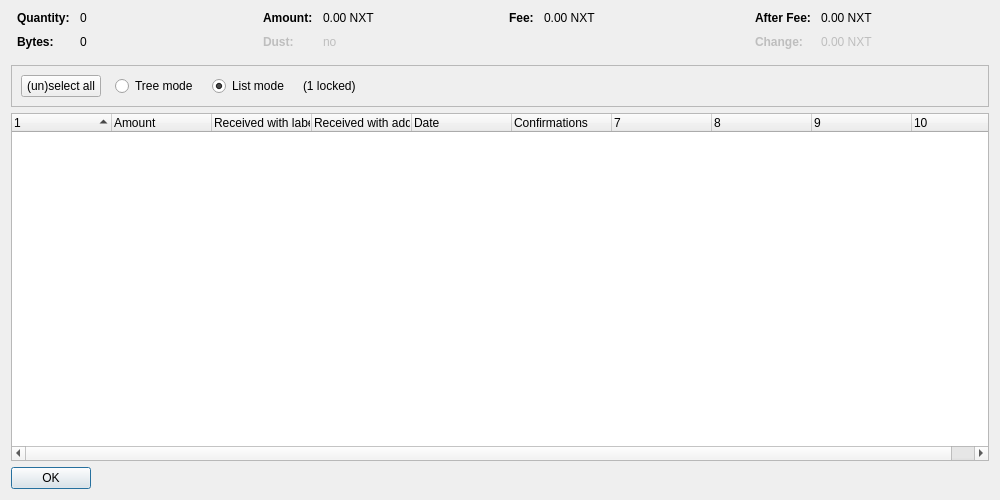
<?xml version="1.0" encoding="UTF-8"?>
<ui version="4.0">
 <class>CoinControlDialog</class>
 <widget class="QDialog" name="CoinControlDialog">
  <property name="geometry">
   <rect>
    <x>0</x>
    <y>0</y>
    <width>1000</width>
    <height>500</height>
   </rect>
  </property>
  <property name="windowTitle">
   <string>Coin Selection</string>
  </property>
  <layout class="QVBoxLayout" name="verticalLayout">
   <item>
    <layout class="QHBoxLayout" name="horizontalLayoutTop" stretch="0,0,0,0">
     <property name="topMargin">
      <number>0</number>
     </property>
     <property name="bottomMargin">
      <number>10</number>
     </property>
     <item>
      <layout class="QFormLayout" name="formLayoutCoinControl1">
       <property name="horizontalSpacing">
        <number>10</number>
       </property>
       <property name="verticalSpacing">
        <number>10</number>
       </property>
       <property name="leftMargin">
        <number>6</number>
       </property>
       <property name="rightMargin">
        <number>6</number>
       </property>
       <item row="0" column="0">
        <widget class="QLabel" name="labelCoinControlQuantityText">
         <property name="font">
          <font>
           <weight>75</weight>
           <bold>true</bold>
          </font>
         </property>
         <property name="text">
          <string>Quantity:</string>
         </property>
        </widget>
       </item>
       <item row="0" column="1">
        <widget class="QLabel" name="labelCoinControlQuantity">
         <property name="cursor">
          <cursorShape>IBeamCursor</cursorShape>
         </property>
         <property name="contextMenuPolicy">
          <enum>Qt::ActionsContextMenu</enum>
         </property>
         <property name="text">
          <string notr="true">0</string>
         </property>
         <property name="textInteractionFlags">
          <set>Qt::LinksAccessibleByMouse|Qt::TextSelectableByKeyboard|Qt::TextSelectableByMouse</set>
         </property>
        </widget>
       </item>
       <item row="1" column="0">
        <widget class="QLabel" name="labelCoinControlBytesText">
         <property name="font">
          <font>
           <weight>75</weight>
           <bold>true</bold>
          </font>
         </property>
         <property name="text">
          <string>Bytes:</string>
         </property>
        </widget>
       </item>
       <item row="1" column="1">
        <widget class="QLabel" name="labelCoinControlBytes">
         <property name="cursor">
          <cursorShape>IBeamCursor</cursorShape>
         </property>
         <property name="contextMenuPolicy">
          <enum>Qt::ActionsContextMenu</enum>
         </property>
         <property name="text">
          <string notr="true">0</string>
         </property>
         <property name="textInteractionFlags">
          <set>Qt::LinksAccessibleByMouse|Qt::TextSelectableByKeyboard|Qt::TextSelectableByMouse</set>
         </property>
        </widget>
       </item>
      </layout>
     </item>
     <item>
      <layout class="QFormLayout" name="formLayoutCoinControl2">
       <property name="horizontalSpacing">
        <number>10</number>
       </property>
       <property name="verticalSpacing">
        <number>10</number>
       </property>
       <property name="leftMargin">
        <number>6</number>
       </property>
       <property name="rightMargin">
        <number>6</number>
       </property>
       <item row="0" column="0">
        <widget class="QLabel" name="labelCoinControlAmountText">
         <property name="font">
          <font>
           <weight>75</weight>
           <bold>true</bold>
          </font>
         </property>
         <property name="text">
          <string>Amount:</string>
         </property>
        </widget>
       </item>
       <item row="0" column="1">
        <widget class="QLabel" name="labelCoinControlAmount">
         <property name="cursor">
          <cursorShape>IBeamCursor</cursorShape>
         </property>
         <property name="contextMenuPolicy">
          <enum>Qt::ActionsContextMenu</enum>
         </property>
         <property name="text">
          <string notr="true">0.00 NXT</string>
         </property>
         <property name="textInteractionFlags">
          <set>Qt::LinksAccessibleByMouse|Qt::TextSelectableByKeyboard|Qt::TextSelectableByMouse</set>
         </property>
        </widget>
       </item>
       <item row="1" column="0">
        <widget class="QLabel" name="labelCoinControlLowOutputText">
         <property name="enabled">
          <bool>false</bool>
         </property>
         <property name="font">
          <font>
           <weight>75</weight>
           <bold>true</bold>
          </font>
         </property>
         <property name="text">
          <string>Dust:</string>
         </property>
        </widget>
       </item>
       <item row="1" column="1">
        <widget class="QLabel" name="labelCoinControlLowOutput">
         <property name="enabled">
          <bool>false</bool>
         </property>
         <property name="cursor">
          <cursorShape>IBeamCursor</cursorShape>
         </property>
         <property name="contextMenuPolicy">
          <enum>Qt::ActionsContextMenu</enum>
         </property>
         <property name="text">
          <string notr="true">no</string>
         </property>
         <property name="textInteractionFlags">
          <set>Qt::LinksAccessibleByMouse|Qt::TextSelectableByKeyboard|Qt::TextSelectableByMouse</set>
         </property>
        </widget>
       </item>
      </layout>
     </item>
     <item>
      <layout class="QFormLayout" name="formLayoutCoinControl3">
       <property name="horizontalSpacing">
        <number>10</number>
       </property>
       <property name="verticalSpacing">
        <number>10</number>
       </property>
       <property name="leftMargin">
        <number>6</number>
       </property>
       <property name="rightMargin">
        <number>6</number>
       </property>
       <item row="0" column="0">
        <widget class="QLabel" name="labelCoinControlFeeText">
         <property name="font">
          <font>
           <weight>75</weight>
           <bold>true</bold>
          </font>
         </property>
         <property name="text">
          <string>Fee:</string>
         </property>
        </widget>
       </item>
       <item row="0" column="1">
        <widget class="QLabel" name="labelCoinControlFee">
         <property name="cursor">
          <cursorShape>IBeamCursor</cursorShape>
         </property>
         <property name="contextMenuPolicy">
          <enum>Qt::ActionsContextMenu</enum>
         </property>
         <property name="text">
          <string notr="true">0.00 NXT</string>
         </property>
         <property name="textInteractionFlags">
          <set>Qt::LinksAccessibleByMouse|Qt::TextSelectableByKeyboard|Qt::TextSelectableByMouse</set>
         </property>
        </widget>
       </item>
      </layout>
     </item>
     <item>
      <layout class="QFormLayout" name="formLayoutCoinControl4">
       <property name="horizontalSpacing">
        <number>10</number>
       </property>
       <property name="verticalSpacing">
        <number>10</number>
       </property>
       <property name="leftMargin">
        <number>6</number>
       </property>
       <property name="rightMargin">
        <number>6</number>
       </property>
       <item row="0" column="0">
        <widget class="QLabel" name="labelCoinControlAfterFeeText">
         <property name="font">
          <font>
           <weight>75</weight>
           <bold>true</bold>
          </font>
         </property>
         <property name="text">
          <string>After Fee:</string>
         </property>
        </widget>
       </item>
       <item row="0" column="1">
        <widget class="QLabel" name="labelCoinControlAfterFee">
         <property name="cursor">
          <cursorShape>IBeamCursor</cursorShape>
         </property>
         <property name="contextMenuPolicy">
          <enum>Qt::ActionsContextMenu</enum>
         </property>
         <property name="text">
          <string notr="true">0.00 NXT</string>
         </property>
         <property name="textInteractionFlags">
          <set>Qt::LinksAccessibleByMouse|Qt::TextSelectableByKeyboard|Qt::TextSelectableByMouse</set>
         </property>
        </widget>
       </item>
       <item row="1" column="0">
        <widget class="QLabel" name="labelCoinControlChangeText">
         <property name="enabled">
          <bool>false</bool>
         </property>
         <property name="font">
          <font>
           <weight>75</weight>
           <bold>true</bold>
          </font>
         </property>
         <property name="text">
          <string>Change:</string>
         </property>
        </widget>
       </item>
       <item row="1" column="1">
        <widget class="QLabel" name="labelCoinControlChange">
         <property name="enabled">
          <bool>false</bool>
         </property>
         <property name="cursor">
          <cursorShape>IBeamCursor</cursorShape>
         </property>
         <property name="contextMenuPolicy">
          <enum>Qt::ActionsContextMenu</enum>
         </property>
         <property name="text">
          <string notr="true">0.00 NXT</string>
         </property>
         <property name="textInteractionFlags">
          <set>Qt::LinksAccessibleByMouse|Qt::TextSelectableByKeyboard|Qt::TextSelectableByMouse</set>
         </property>
        </widget>
       </item>
      </layout>
     </item>
    </layout>
   </item>
   <item>
    <widget class="QFrame" name="frame">
     <property name="minimumSize">
      <size>
       <width>0</width>
       <height>40</height>
      </size>
     </property>
     <property name="frameShape">
      <enum>QFrame::StyledPanel</enum>
     </property>
     <property name="frameShadow">
      <enum>QFrame::Sunken</enum>
     </property>
     <layout class="QHBoxLayout" name="horizontalLayout">
      <item>
       <layout class="QHBoxLayout" name="horizontalLayoutPanel" stretch="0,0,0,0,0">
        <property name="spacing">
         <number>14</number>
        </property>
        <item>
         <widget class="QPushButton" name="pushButtonSelectAll">
          <property name="sizePolicy">
           <sizepolicy hsizetype="Maximum" vsizetype="Fixed">
            <horstretch>0</horstretch>
            <verstretch>0</verstretch>
           </sizepolicy>
          </property>
          <property name="text">
           <string>(un)select all</string>
          </property>
          <property name="autoDefault">
           <bool>false</bool>
          </property>
         </widget>
        </item>
        <item>
         <widget class="QRadioButton" name="radioTreeMode">
          <property name="sizePolicy">
           <sizepolicy hsizetype="Maximum" vsizetype="Fixed">
            <horstretch>0</horstretch>
            <verstretch>0</verstretch>
           </sizepolicy>
          </property>
          <property name="text">
           <string>Tree mode</string>
          </property>
         </widget>
        </item>
        <item>
         <widget class="QRadioButton" name="radioListMode">
          <property name="sizePolicy">
           <sizepolicy hsizetype="Maximum" vsizetype="Fixed">
            <horstretch>0</horstretch>
            <verstretch>0</verstretch>
           </sizepolicy>
          </property>
          <property name="text">
           <string>List mode</string>
          </property>
          <property name="checked">
           <bool>true</bool>
          </property>
         </widget>
        </item>
        <item>
         <widget class="QLabel" name="labelLocked">
          <property name="text">
           <string notr="true">(1 locked)</string>
          </property>
         </widget>
        </item>
        <item>
         <spacer name="horizontalSpacer">
          <property name="orientation">
           <enum>Qt::Horizontal</enum>
          </property>
          <property name="sizeHint" stdset="0">
           <size>
            <width>40</width>
            <height>20</height>
           </size>
          </property>
         </spacer>
        </item>
       </layout>
      </item>
     </layout>
    </widget>
   </item>
   <item>
    <widget class="CoinControlTreeWidget" name="treeWidget">
     <property name="contextMenuPolicy">
      <enum>Qt::CustomContextMenu</enum>
     </property>
     <property name="sortingEnabled">
      <bool>false</bool>
     </property>
     <property name="columnCount">
      <number>10</number>
     </property>
     <attribute name="headerShowSortIndicator" stdset="0">
      <bool>true</bool>
     </attribute>
     <attribute name="headerStretchLastSection">
      <bool>false</bool>
     </attribute>
     <column>
      <property name="text">
       <string/>
      </property>
     </column>
     <column>
      <property name="text">
       <string>Amount</string>
      </property>
     </column>
     <column>
      <property name="text">
       <string>Received with label</string>
      </property>
     </column>
     <column>
      <property name="text">
       <string>Received with address</string>
      </property>
     </column>
     <column>
      <property name="text">
       <string>Date</string>
      </property>
     </column>
     <column>
      <property name="text">
       <string>Confirmations</string>
      </property>
      <property name="toolTip">
       <string>Confirmed</string>
      </property>
     </column>
     <column>
      <property name="text">
       <string/>
      </property>
     </column>
     <column>
      <property name="text">
       <string/>
      </property>
     </column>
     <column>
      <property name="text">
       <string/>
      </property>
     </column>
     <column>
      <property name="text">
       <string/>
      </property>
     </column>
    </widget>
   </item>
   <item>
    <widget class="QDialogButtonBox" name="buttonBox">
     <property name="sizePolicy">
      <sizepolicy hsizetype="Maximum" vsizetype="Fixed">
       <horstretch>0</horstretch>
       <verstretch>0</verstretch>
      </sizepolicy>
     </property>
     <property name="orientation">
      <enum>Qt::Horizontal</enum>
     </property>
     <property name="standardButtons">
      <set>QDialogButtonBox::Ok</set>
     </property>
    </widget>
   </item>
  </layout>
 </widget>
 <customwidgets>
  <customwidget>
   <class>CoinControlTreeWidget</class>
   <extends>QTreeWidget</extends>
   <header>coincontroltreewidget.h</header>
  </customwidget>
 </customwidgets>
 <resources/>
 <connections/>
</ui>
